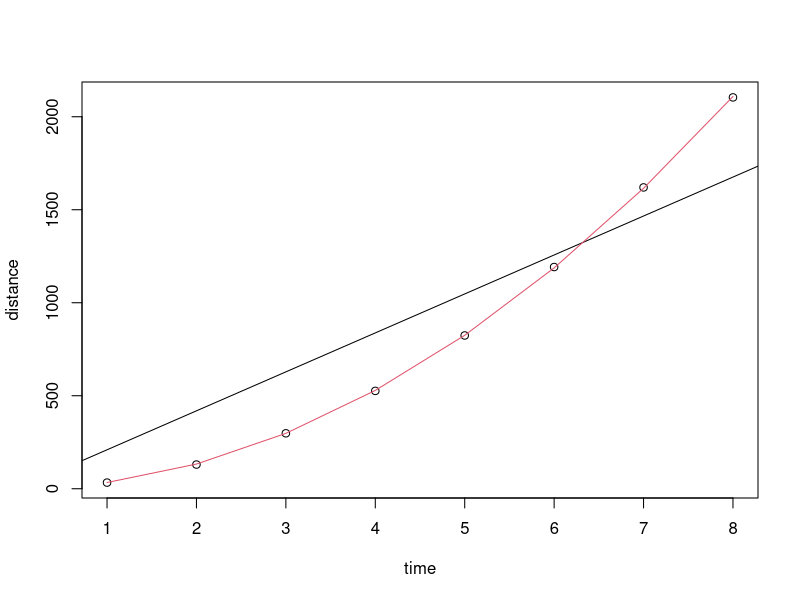
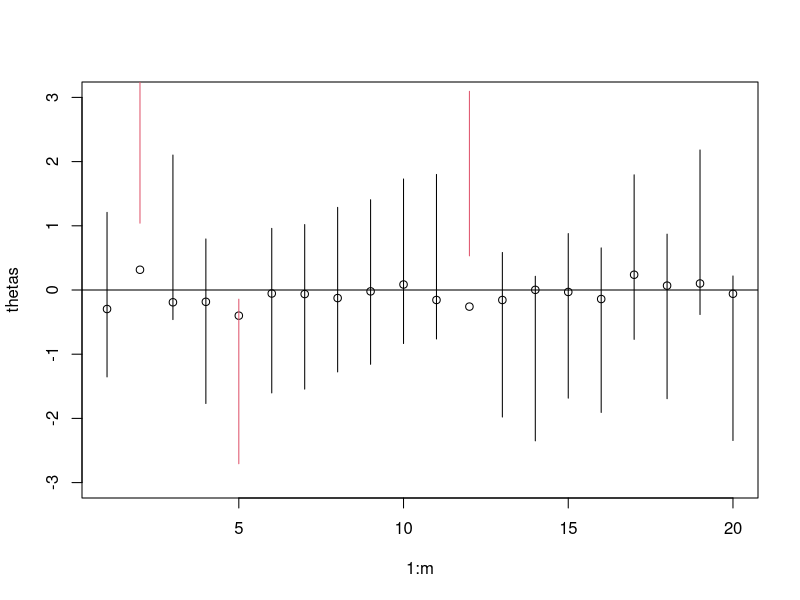
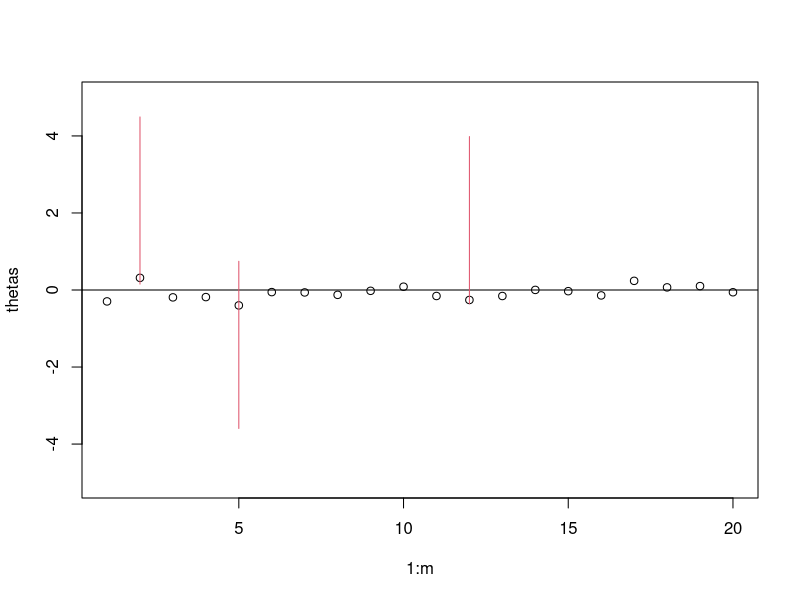

Source code (R) for these figures, in order:
## ---- chunk 1
knitr::opts_chunk$set(echo = T, eval=T, message=F, warning=F, error=F, 
                      comment=NA, cache=F, R.options=list(width=220),
                      fig.align='center', out.width='60%', fig.asp=.7)
## ---- chunk 2
# data
time = 1:8
distance = c(33, 130, 298, 526, 824, 1192, 1620, 2104)
rolling = data.frame(time, distance)
knitr::kable(t(rolling), format="html")
## ---- chunk 3
# data
time = 1:8
distance = c(33, 130, 298, 526, 824, 1192, 1620, 2104)
rolling = data.frame(distance, time)
# aristotle model
fit0 = lm(distance ~ 0 + time, rolling)
# galileo model
fit1 = lm(distance ~ 0 + time + I(time^2) , rolling)
plot(distance ~ time, rolling)
abline(fit0)
lines(time, fitted(fit1), col=2)
# Null hypothesis rejected with p-value = 9.81e-13
## ---- chunk 4
selected_tests <- function(m) {
X <- rnorm(m)
XS <- X[X > 1]
s <- length(XS)
rejections <- sum(XS > qnorm(1-.05/s))
FWE <- as.integer(rejections > 0)
return(FWE)
}
mean(replicate(1000, selected_tests(100)))
## ---- chunk 5
set.seed(12)
alpha = 0.1
m = 20
thetas = rnorm(m,0,sqrt(0.04))
stats = rnorm(m,thetas,1)
CIlow = stats - qnorm(alpha, lower.tail = F) 
CIup = stats + qnorm(alpha, lower.tail = F) 
plot(1:m,thetas,ylim=c(-3,3))
abline(h=0)
select = (CIlow*CIup>0)
for (i in 1:m){
  segments(x0=i,x1=i,y0=CIlow[i], y1=CIup[i], col=select[i]+1)
}
## ---- chunk 6
set.seed(12)
alpha = 0.1
m = 20
thetas = rnorm(m,0,sqrt(0.04))
stats = rnorm(m,thetas,1)
CIlow = stats - qnorm(alpha, lower.tail = F) 
CIup = stats + qnorm(alpha, lower.tail = F) 
select = (CIlow*CIup>0)
plot(1:m,thetas,ylim=c(-5,5))
CIlow2 = stats - qnorm(3*alpha/20, lower.tail = F) 
CIup2 = stats + qnorm(3*alpha/20, lower.tail = F) 
abline(h=0)
for (i in c(1:m)[select]){
  segments(x0=i,x1=i,y0=CIlow2[i], y1=CIup2[i], col=select[i]+1)
}
